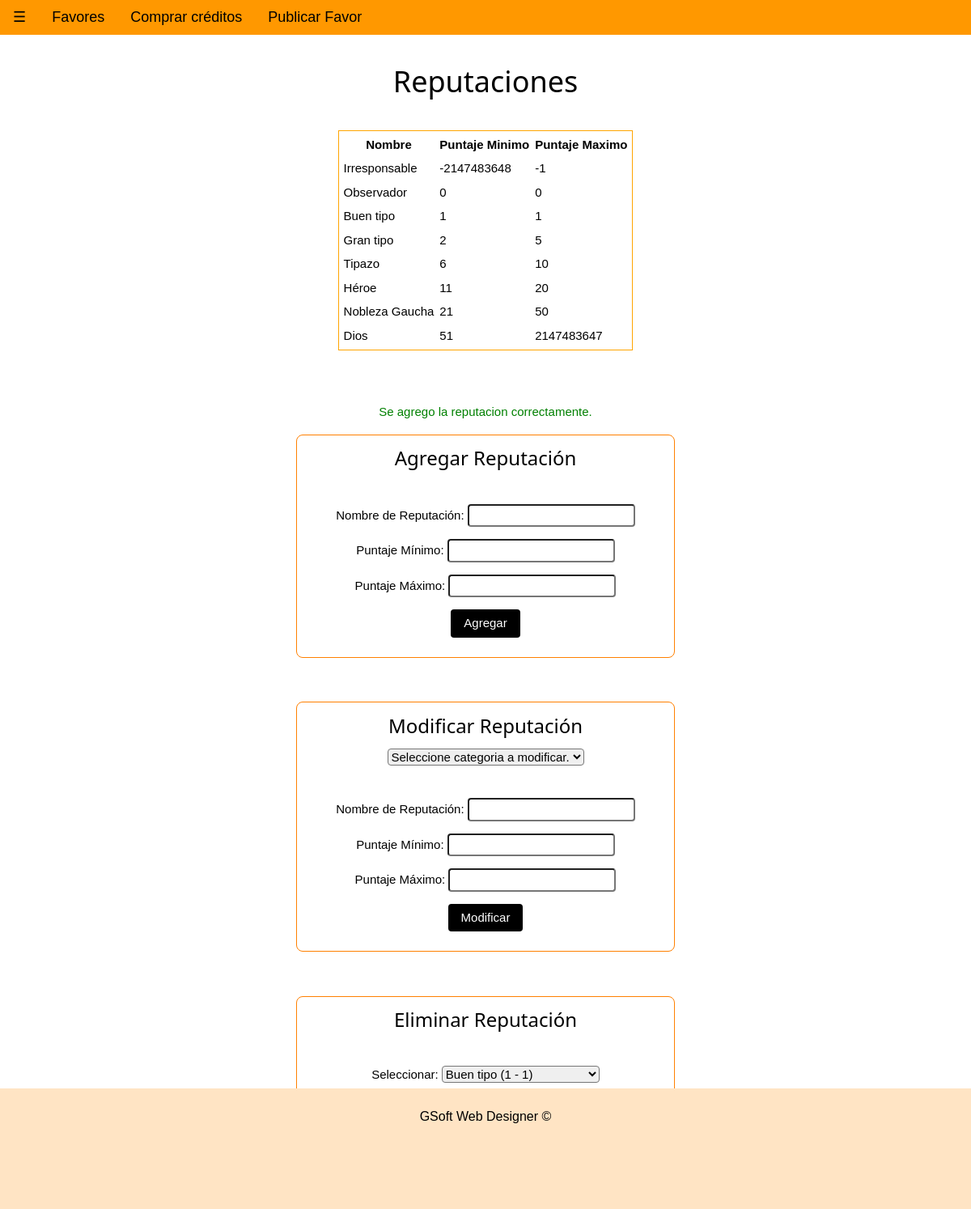
The page /registered_user/reputacion_form.php?id=correcto (signed in) on the database its author committed.
### tables this page shows
CREATE TABLE `reputacion` (
  `id` int(11) NOT NULL COMMENT 'Id de reputación.',
  `nombre` varchar(30) NOT NULL COMMENT 'Nombre de reputación.',
  `imagen` varchar(40) NOT NULL COMMENT 'Nombre de la imagen de reputación.',
  `puntajemin` int(11) NOT NULL COMMENT 'Puntaje de reputación mínimo para que entre en esa reputacion.',
  `puntajemax` int(11) NOT NULL COMMENT 'Puntaje maximo que puede tomar la reputación.'
);

### registered_user/reputacion_form.php (the view, shortened to what this page needs)
<!DOCTYPE html>
<html>
<head>
	<?php
		include_once("navbar.php");
	?>
	<link rel="stylesheet" href="/css/w3.css">
	<link rel="stylesheet" href="/css/w3-theme-black.css">
</head>
<body>
		<div class="w3-main" style="margin-left:350px">
			<div style="margin-right:350px">
				<div class="w3-row w3-padding-64">
					<div class="w3-container">
						<center><h1 class="w3-theme-black">Reputaciones</h1><br>
							<?php
									$link = conectar();
									$resultado = mysqli_query ($link, "SELECT * FROM reputacion");
									echo "<div style='overflow:auto;height:300px;'><table style='border: 1px solid orange;border-spacing: 5px;'>";
									echo "<tr><th>Nombre</th><th>Puntaje Minimo</th><th>Puntaje Maximo</th></tr>";
									while ($vector = mysqli_fetch_array($resultado)){
										echo "<tr><td> ".$vector['nombre']."</td><td>".$vector['puntajemin']."</td><td>".$vector['puntajemax']."</td></tr>";
									}
									echo "</table></div><br>";
								?>
						<?php
							if (isset($_GET['id'])&& ($_GET['id'] == "correcto")){
								echo "<p style='color:green;'>Se agrego la reputacion correctamente.</p>";
							}else if(isset($_GET['id'])&& ($_GET['id'] == "incorrecto")){
								echo "<p style='color:red;'>Esa reputacion ya existe.</p>";
							}else if(isset($_GET['id'])&& ($_GET['id'] == "correcto2")){
								echo "<p style='color:green;'>Eliminaste la reputacion correctamente.</p>";
							}else if(isset($_GET['id'])&& ($_GET['id'] == "correcto3")){
								echo "<p style='color:green;'>Modificaste la reputacion correctamente.</p>";
							}
						?>
						<div class="w3-panel w3-border w3-border-orange w3-round-large">
						<center><h3 class="w3-theme-black">Agregar Reputación</h3>
						<form id="agregarReputacion" class="w3-form w3-panel" method="post" action="agregar_reputacion.php" onSubmit="validarCamposAgregar(event);">
							<p>Nombre de Reputación: <input type="text" class="w3-round" id="nombrereputacion" name="nombrereputacion"></p>
							<p>Puntaje M&iacute;nimo: <input type="number" class="w3-round" id="puntajemin" name="puntajemin"></p>
							<p>Puntaje M&aacute;ximo: <input type="number" class="w3-round" id="puntajemax" name="puntajemax"></p>
							<button class="w3-btn w3-round">Agregar</button>
						</form>
						</div>
						<br>
						<div class="w3-panel w3-border w3-border-orange w3-round-large">
						<center><h3 class="w3-theme-black">Modificar Reputación</h3>
						<select class="w3-round" name="nombrereputacion2" id="nombrereputacion2" oninput="rellenarCampos();">
								<option value="">Seleccione categoria a modificar.</option>
						</select>
						<form id="modificarReputacion" class="w3-form w3-panel" method="post" action="modificar_reputacion.php" onSubmit="validarCamposModificar(event);">
							<p>Nombre de Reputación: <input type="text" class="w3-round" id="nombrereputacion3" name="nombrereputacion3" value=""></p>
							<p>Puntaje M&iacute;nimo: <input type="number" class="w3-round" id="puntajemin2" name="puntajemin2" value=""></p>
							<p>Puntaje M&aacute;ximo: <input type="number" class="w3-round" id="puntajemax2" name="puntajemax2" value=""></p>
							<button class="w3-btn w3-round">Modificar</button>
						</form>
						</div>
						<br>
						<div class="w3-panel w3-border w3-border-orange w3-round-large">
						<center><h3 class="w3-theme-black">Eliminar Reputación</h3>
						<form id="eliminarReputacion" class="w3-form w3-panel" method="post" action="eliminar_reputacion.php" onSubmit="validarCamposEliminar(event)">
							<p>Seleccionar:
							<select class="w3-round" name="idreputacion" id="idreputacion">
								<?php
									$link = conectar();
									$result = mysqli_query ($link, "SELECT * FROM reputacion WHERE nombre != 'Irresponsable' AND nombre != 'Observador'");
									while ($row = mysqli_fetch_array($result)){
									?>
										<option value="<?php echo $row["id"]; ?>"><?php echo $row['nombre']." (".$row['puntajemin']." - ".$row['puntajemax'].")"; ?></option>
								<?php
								 }
								?>
							</select></p>
							<button class="w3-btn w3-round">Eliminar</button>
						</form>
						</div>
						</center>
				</div>
			</div>
		</div>
	</div>
		<div id="footer" class="w3-light-orange" style="position: fixed; bottom: 0; width: 100%; height: 10%;">
		<br>
		<center><font size="3">GSoft Web Designer &copy;</font><center>
		<br>
	</div>
</body>
</html>

### css/w3.css (style rules this page uses)
html { box-sizing:border-box }
*,*:before,*:after { box-sizing:inherit }
html { -ms-text-size-adjust:100%;-webkit-text-size-adjust:100% }
body { margin:0 }
button,input,select,textarea { font:inherit;margin:0 }
button,input { overflow:visible }
button,select { text-transform:none }
button,html [type=button],[type=reset],[type=submit] { -webkit-appearance:button }
html,body { font-family:Verdana,sans-serif;font-size:15px;line-height:1.5 }
html { overflow-x:hidden }
h1,h2,h3,h4,h5,h6,.w3-slim,.w3-wide { font-family:"Segoe UI",Arial,sans-serif }
h1 { font-size:36px }
h3 { font-size:24px }
h1,h2,h3,h4,h5,h6 { font-weight:400;margin:10px 0 }
.w3-btn,.w3-btn-block,.w3-button { border:none;display:inline-block;outline:0;padding:6px 16px;vertical-align:middle;overflow:hidden;text-decoration:none!important;color:#fff;background-color:#000;text-align:center;cursor:pointer;white-space:nowrap }
.w3-btn,.w3-btn-floating,.w3-btn-floating-large,.w3-closenav,.w3-opennav,.w3-btn-block,.w3-button { -webkit-touch-callout:none;-webkit-user-select:none;-khtml-user-select:none;-moz-user-select:none;-ms-user-select:none;user-select:none }
.w3-btn,.w3-btn-floating,.w3-dropnav a,.w3-btn-floating-large,.w3-btn-block, .w3-navbar a,.w3-navblock a,.w3-sidenav a,.w3-pagination li a,.w3-hoverable tbody tr,.w3-hoverable li, .w3-accordion-content a,.w3-dropdown-content a,.w3-dropdown-click:hover,.w3-dropdown-hover:hover,.w3-opennav,.w3-closenav,.w3-closebtn,*[class*="w3-hover-"] { -webkit-transition:background-color .25s,color .15s,box-shadow .25s,opacity 0.25s,filter 0.25s,border 0.15s;transition:background-color .25s,color .15s,box-shadow .15s,opacity .25s,filter .25s,border .15s }
.w3-main,#main { transition:margin-left .4s }
.w3-container:after,.w3-container:before,.w3-panel:after,.w3-panel:before,.w3-row:after,.w3-row:before,.w3-row-padding:after,.w3-row-padding:before,.w3-cell-row:before,.w3-cell-row:after, .w3-topnav:after,.w3-topnav:before,.w3-clear:after,.w3-clear:before,.w3-btn-group:before,.w3-btn-group:after,.w3-btn-bar:before,.w3-btn-bar:after,.w3-bar:before,.w3-bar:after { content:"";display:table;clear:both }
.w3-round,.w3-round-medium { border-radius:4px!important }
.w3-round-large { border-radius:8px!important }
.w3-border { border:1px solid #ccc!important }
.w3-padding-medium,.w3-padding,.w3-form { padding:8px 16px!important }
.w3-padding-64 { padding-top:64px!important;padding-bottom:64px!important }
.w3-container { padding:0.01em 16px }
.w3-panel { padding:0.01em 16px;margin-top:16px!important;margin-bottom:16px!important }
.w3-light-orange,.w3-hover-light-orange:hover { color:#000!important;background-color:#FFE4C4!important }
.w3-border-orange,.w3-hover-border-orange:hover { border-color:#ff9800!important }
.w3-border-orange,.w3-hover-border-orange:hover { border-color:#ff8000!important }

### rows shown on the page
reputacion: nombre "Irresponsable", puntajemin "-2147483648", puntajemax "-1"
reputacion: nombre "Observador", puntajemin "0", puntajemax "0"
reputacion: nombre "Buen tipo", puntajemin "1", puntajemax "1"
reputacion: nombre "Gran tipo", puntajemin "2", puntajemax "5"
reputacion: nombre "Tipazo", puntajemin "6", puntajemax "10"
reputacion: nombre "Héroe", puntajemin "11", puntajemax "20"
reputacion: nombre "Nobleza Gaucha", puntajemin "21", puntajemax "50"
reputacion: nombre "Dios", puntajemin "51", puntajemax "2147483647"

### other values the page prints
form field idreputacion "Buen tipo (1 - 1)"
